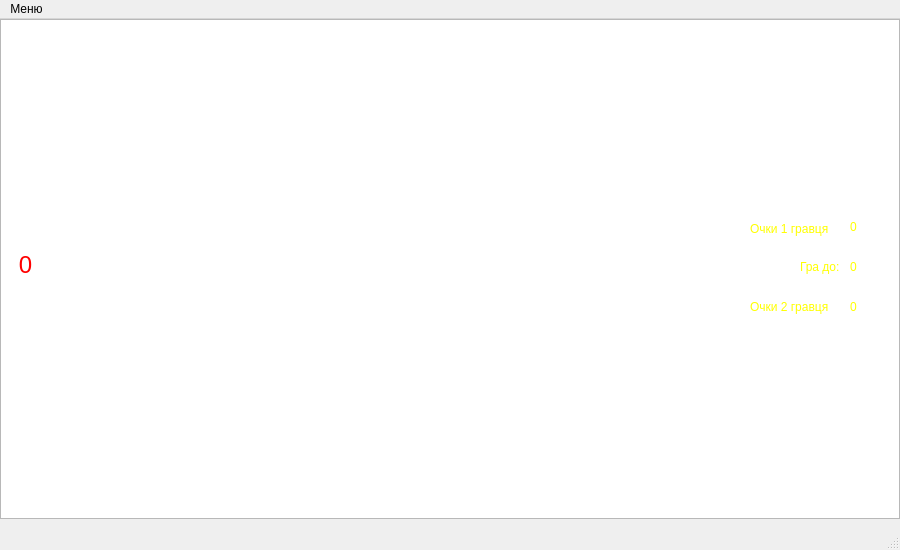
<?xml version="1.0" encoding="UTF-8"?>
<ui version="4.0">
 <class>GameWindow</class>
 <widget class="QMainWindow" name="GameWindow">
  <property name="geometry">
   <rect>
    <x>0</x>
    <y>0</y>
    <width>900</width>
    <height>550</height>
   </rect>
  </property>
  <property name="windowTitle">
   <string>MainWindow</string>
  </property>
  <widget class="QWidget" name="centralwidget">
   <widget class="GameBoard" name="graphicsView">
    <property name="geometry">
     <rect>
      <x>0</x>
      <y>0</y>
      <width>900</width>
      <height>500</height>
     </rect>
    </property>
   </widget>
   <widget class="QLabel" name="CountCardDeck">
    <property name="geometry">
     <rect>
      <x>0</x>
      <y>230</y>
      <width>51</width>
      <height>31</height>
     </rect>
    </property>
    <property name="font">
     <font>
      <pointsize>18</pointsize>
     </font>
    </property>
    <property name="styleSheet">
     <string notr="true">color: red;</string>
    </property>
    <property name="lineWidth">
     <number>1</number>
    </property>
    <property name="text">
     <string>0</string>
    </property>
    <property name="alignment">
     <set>Qt::AlignCenter</set>
    </property>
    <property name="textInteractionFlags">
     <set>Qt::LinksAccessibleByMouse</set>
    </property>
   </widget>
   <widget class="QLabel" name="labelScore1">
    <property name="geometry">
     <rect>
      <x>850</x>
      <y>200</y>
      <width>51</width>
      <height>16</height>
     </rect>
    </property>
    <property name="styleSheet">
     <string notr="true">color:yellow;</string>
    </property>
    <property name="text">
     <string>0</string>
    </property>
   </widget>
   <widget class="QLabel" name="labelScore2">
    <property name="geometry">
     <rect>
      <x>850</x>
      <y>280</y>
      <width>55</width>
      <height>16</height>
     </rect>
    </property>
    <property name="styleSheet">
     <string notr="true">color:yellow;</string>
    </property>
    <property name="text">
     <string>0</string>
    </property>
   </widget>
   <widget class="QLabel" name="label">
    <property name="geometry">
     <rect>
      <x>750</x>
      <y>200</y>
      <width>91</width>
      <height>20</height>
     </rect>
    </property>
    <property name="styleSheet">
     <string notr="true">color:yellow;</string>
    </property>
    <property name="text">
     <string>Очки 1 гравця</string>
    </property>
   </widget>
   <widget class="QLabel" name="label_2">
    <property name="geometry">
     <rect>
      <x>750</x>
      <y>280</y>
      <width>91</width>
      <height>16</height>
     </rect>
    </property>
    <property name="styleSheet">
     <string notr="true">color:yellow;</string>
    </property>
    <property name="text">
     <string>Очки 2 гравця</string>
    </property>
   </widget>
   <widget class="QLabel" name="label_3">
    <property name="geometry">
     <rect>
      <x>800</x>
      <y>240</y>
      <width>51</width>
      <height>16</height>
     </rect>
    </property>
    <property name="styleSheet">
     <string notr="true">color:yellow;</string>
    </property>
    <property name="text">
     <string>Гра до:</string>
    </property>
   </widget>
   <widget class="QLabel" name="MaxScore">
    <property name="geometry">
     <rect>
      <x>850</x>
      <y>240</y>
      <width>55</width>
      <height>16</height>
     </rect>
    </property>
    <property name="styleSheet">
     <string notr="true">color:yellow;</string>
    </property>
    <property name="text">
     <string>0</string>
    </property>
   </widget>
  </widget>
  <widget class="QStatusBar" name="statusbar"/>
  <widget class="QMenuBar" name="menubar">
   <property name="geometry">
    <rect>
     <x>0</x>
     <y>0</y>
     <width>900</width>
     <height>26</height>
    </rect>
   </property>
   <widget class="QMenu" name="menu">
    <property name="title">
     <string>Меню</string>
    </property>
    <addaction name="CloseEnd"/>
    <addaction name="SaveAs"/>
    <addaction name="Save"/>
    <addaction name="Rules"/>
   </widget>
   <addaction name="menu"/>
  </widget>
  <action name="CloseEnd">
   <property name="text">
    <string>Закрити гру</string>
   </property>
  </action>
  <action name="SaveAs">
   <property name="text">
    <string>Зберегти як</string>
   </property>
  </action>
  <action name="Save">
   <property name="text">
    <string>Зберегти</string>
   </property>
  </action>
  <action name="Rules">
   <property name="text">
    <string>Правила</string>
   </property>
  </action>
 </widget>
 <customwidgets>
  <customwidget>
   <class>GameBoard</class>
   <extends>QGraphicsView</extends>
   <header>gameboard.h</header>
  </customwidget>
 </customwidgets>
 <resources/>
 <connections/>
</ui>
